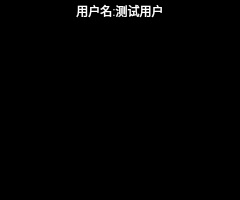
<?xml version="1.0" encoding="UTF-8"?>
<ui version="4.0">
 <class>UserShow</class>
 <widget class="QWidget" name="UserShow">
  <property name="geometry">
   <rect>
    <x>0</x>
    <y>0</y>
    <width>240</width>
    <height>200</height>
   </rect>
  </property>
  <property name="minimumSize">
   <size>
    <width>220</width>
    <height>200</height>
   </size>
  </property>
  <property name="maximumSize">
   <size>
    <width>10000</width>
    <height>10000</height>
   </size>
  </property>
  <property name="windowTitle">
   <string>Form</string>
  </property>
  <property name="styleSheet">
   <string notr="true">background-color: rgb(0, 0, 0);
color: rgb(255, 255, 255);</string>
  </property>
  <layout class="QVBoxLayout" name="verticalLayout">
   <property name="spacing">
    <number>6</number>
   </property>
   <property name="leftMargin">
    <number>0</number>
   </property>
   <property name="topMargin">
    <number>0</number>
   </property>
   <property name="rightMargin">
    <number>0</number>
   </property>
   <property name="bottomMargin">
    <number>0</number>
   </property>
   <item>
    <widget class="QLabel" name="lb_name">
     <property name="minimumSize">
      <size>
       <width>200</width>
       <height>21</height>
      </size>
     </property>
     <property name="maximumSize">
      <size>
       <width>16777215</width>
       <height>21</height>
      </size>
     </property>
     <property name="text">
      <string>用户名:测试用户</string>
     </property>
     <property name="alignment">
      <set>Qt::AlignCenter</set>
     </property>
    </widget>
   </item>
   <item>
    <spacer name="verticalSpacer">
     <property name="orientation">
      <enum>Qt::Vertical</enum>
     </property>
     <property name="sizeHint" stdset="0">
      <size>
       <width>20</width>
       <height>170</height>
      </size>
     </property>
    </spacer>
   </item>
  </layout>
 </widget>
 <resources/>
 <connections/>
</ui>
